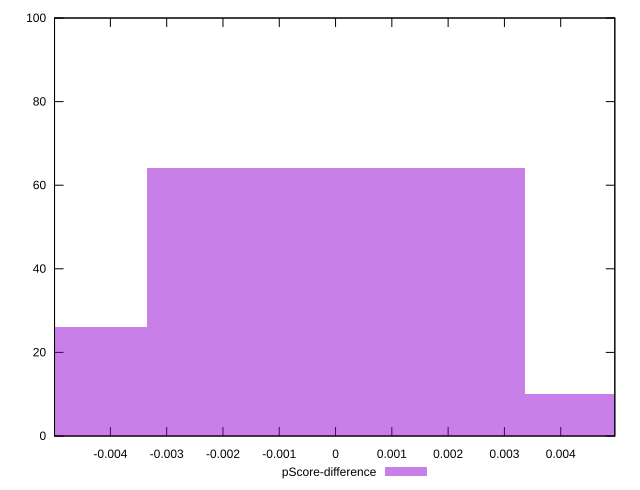

This chart was generated by the following gnuplot code:
reset

$pScoreDifference <<EOF
0 64
0.006714370315958035 10
-0.006714370315958035 26
EOF

set key outside below
set boxwidth 0.006714370315958035
set xrange [-0.0049924372356213165:0.00496129463321765]
set yrange [0:100]
set trange [0:100]
set style fill transparent solid 0.5 noborder
set terminal svg size 640, 490 enhanced background rgb 'white'
set output "report_0_00242021-02-20T12:25:28.543Z/speed-index/samples/pages/pScore-difference/histogram.svg"

plot $pScoreDifference title "pScore-difference" with boxes

reset
